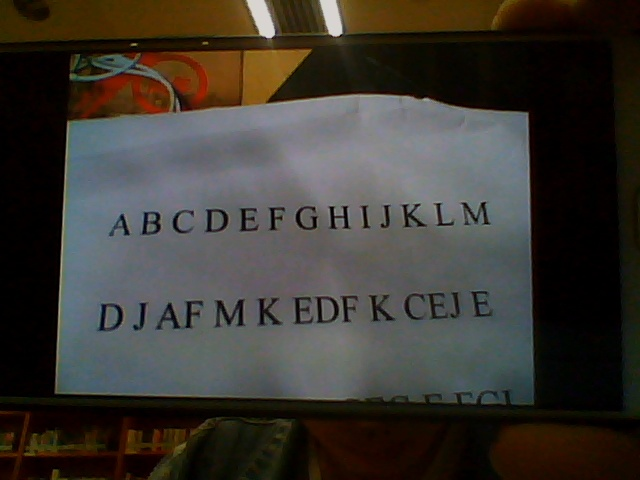
#> input picture 参考资料/2/UPM_v10/mutiabc.jpg, 640 x 480 px
$ python -i pic_cut.py   (imports and definitions only)
#> lines starting #> are read from the running program, lines starting #| are printed output that depends on the picture; after the words box and inside, x2 and y2 are one past the last pixel; in counts of white or black regions, pixels touching at a corner belong together
import cv2
# 腐蚀膨胀所用到的核
kernelX = cv2.getStructuringElement(cv2.MORPH_RECT, (20, 5))
kernelx = cv2.getStructuringElement(cv2.MORPH_RECT, (5, 1))
kernelY = cv2.getStructuringElement(cv2.MORPH_RECT, (5, 20))
kernely = cv2.getStructuringElement(cv2.MORPH_RECT, (1, 5))
kernelL = cv2.getStructuringElement(cv2.MORPH_RECT, (50, 5))
kernels = cv2.getStructuringElement(cv2.MORPH_RECT, (6, 6))
kernelc = cv2.getStructuringElement(cv2.MORPH_RECT, (2, 2))

def cut(img_gray):
    GBlur = cv2.GaussianBlur(img_gray, (3, 3), 0)
    canny = cv2.Canny(GBlur, 50, 150)
    img_de = cv2.dilate(canny, kernelX, iterations=2)
    img_de = cv2.erode(img_de, kernelX, anchor=(-1, -1), iterations=2)
    img_de = cv2.erode(img_de, kernelx, anchor=(-1, -1), iterations=1)
    img_de = cv2.erode(img_de, kernely, anchor=(-1, -1), iterations=1)
    img_de = cv2.erode(img_de, kernelL, anchor=(-1, -1), iterations=2)
    img_de = cv2.dilate(img_de, kernelL, anchor=(-1, -1), iterations=2)
    img_de = cv2.dilate(img_de, kernelX, anchor=(-1, -1), iterations=2)
    img_de = cv2.dilate(img_de, kernels, anchor=(-1, -1), iterations=2)
    img_de = cv2.medianBlur(img_de, 15)
    contours,_= cv2.findContours(img_de.copy(), cv2.RETR_EXTERNAL, cv2.CHAIN_APPROX_SIMPLE)
    # the above function has 3 return values in opencv 3,but has 2 return values in my PC
    # the verson of opencv in PI is opencv3 , my PC's opencv is opencv4
    lpImage = []
    #print(len(contours))
    for c in contours:
        # 边界框
        x, y, w, h = cv2.boundingRect(c)
        im_binary=img_gray[y:y + h, x:x + w]
        im_binary[im_binary > 60] = 255
        im_binary[im_binary <= 60] = 0
            # 腐蚀膨胀的函数是对白色前景黑色背景的图像而言的
            # 我们的图中，字母是黑的而背景是白的，因此要膨胀字母，等价于腐蚀白色背景
            # 因此这里对im_binary进行腐蚀操作
        im_binary = cv2.erode(im_binary, kernelc, iterations=1)
        lpImage.append(im_binary)
    return lpImage,len(lpImage)

>>> import cv2
>>> picture = cv2.imread('mutiabc.jpg', cv2.IMREAD_GRAYSCALE)
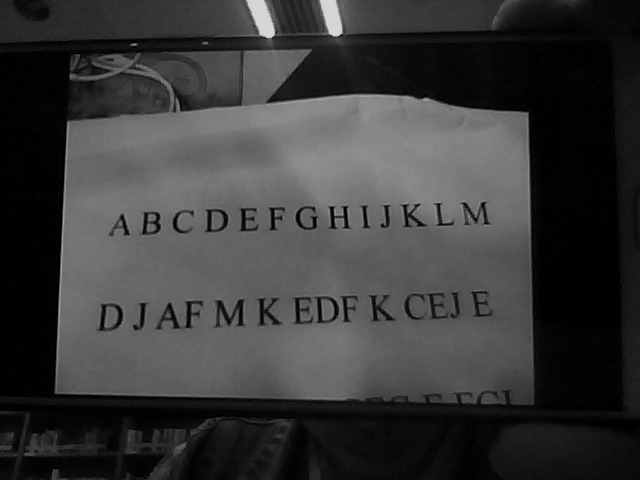
#> picture: shape (480, 640); min 0, max 218, mean 56.9
>>> result = cut(picture)
#> in cut, `canny = cv2.Canny(GBlur, 50, 150)`:
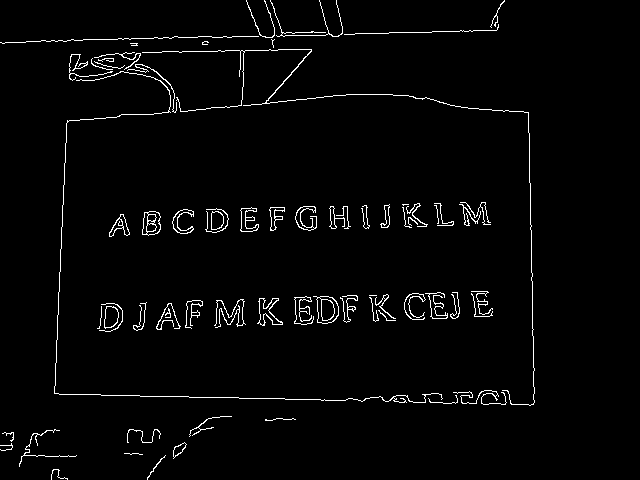
#> canny: shape (480, 640); 2.4% white in thin lines or dots, all inside (x1, y1, x2, y2) = (0, 0, 535, 480)
#> in cut, `img_de = cv2.dilate(canny, kernelX, iterations=2)`:
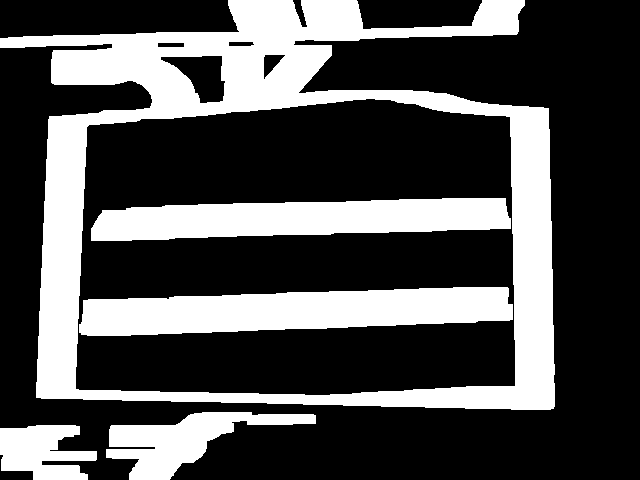
#> img_de: shape (480, 640); 30.8% white; 5 white regions, box (x1, y1, x2, y2) and area: (0, 0, 555, 410) 55895, (79, 287, 513, 336) 15589, (91, 198, 511, 241) 13463, (106, 412, 316, 480) 6001, (0, 425, 97, 480) 3742
#> in cut, `img_de = cv2.erode(img_de, kernelX, anchor=(-1, -1), iterations=2)`: img_de: shape (480, 640); 10.3% white; 7 white regions, largest, box (x1, y1, x2, y2) and area: (99, 291, 495, 332) 10513, (0, 0, 537, 406) 9777, (111, 202, 493, 237) 8773
#> in cut, `img_de = cv2.erode(img_de, kernelx, anchor=(-1, -1), iterations=1)`: img_de: shape (480, 640); 9.5% white; 42 white regions (21 under 20 px), largest, box (x1, y1, x2, y2) and area: (101, 291, 493, 332) 10348, (113, 202, 491, 236) 8634, (30, 0, 389, 113) 4546
#> in cut, `img_de = cv2.erode(img_de, kernely, anchor=(-1, -1), iterations=1)`: img_de: shape (480, 640); 7.1% white; 18 white regions (5 under 20 px), largest, box (x1, y1, x2, y2) and area: (103, 293, 493, 330) 8785, (114, 204, 489, 234) 7124, (73, 40, 161, 79) 1584
#> in cut, `img_de = cv2.erode(img_de, kernelL, anchor=(-1, -1), iterations=2)`: img_de: shape (480, 640); 1.8% white; 2 white regions, box (x1, y1, x2, y2) and area: (155, 301, 440, 322) 3222, (171, 211, 439, 226) 2269
#> in cut, `img_de = cv2.dilate(img_de, kernelL, anchor=(-1, -1), iterations=2)`: img_de: shape (480, 640); 4.9% white; 2 white regions, box (x1, y1, x2, y2) and area: (107, 297, 490, 326) 8344, (123, 207, 489, 230) 6667
#> in cut, `img_de = cv2.dilate(img_de, kernelX, anchor=(-1, -1), iterations=2)`: img_de: shape (480, 640); 7.7% white; 2 white regions, box (x1, y1, x2, y2) and area: (89, 293, 510, 330) 12814, (105, 203, 509, 234) 10773
#> in cut, `img_de = cv2.dilate(img_de, kernels, anchor=(-1, -1), iterations=2)`: img_de: shape (480, 640); 10.7% white; 2 white regions, box (x1, y1, x2, y2) and area: (85, 289, 516, 336) 17494, (101, 199, 515, 240) 15223
#> in cut, `img_de = cv2.medianBlur(img_de, 15)`:
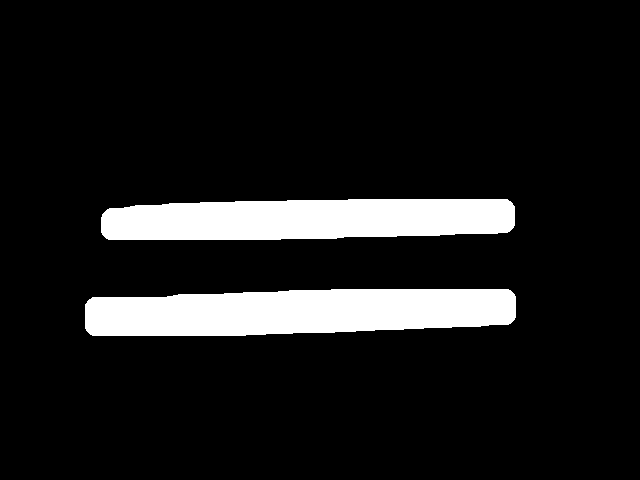
#> img_de: shape (480, 640); 10.6% white; 2 white regions
#> in cut, `contours,_= cv2.findContours(img_de.copy(), cv2.RETR_EXTERNAL, cv2.CHA..`: contours = 2 contours; box (x1, y1, x2, y2) and area: (85, 289, 516, 336) 16950, (101, 199, 515, 240) 14704
#> the loop in cut, `for c in contours:` made 2 passes
#> (x, y, w, h) on passes 1 to 2: (85, 289, 431, 47), (101, 199, 414, 41)
#> pass 1, in cut, `im_binary = cv2.erode(im_binary, kernelc, iterations=1)`:
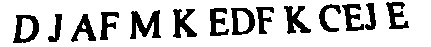
#> im_binary: shape (47, 431); 79.5% white; 14 black regions, largest, box (x1, y1, x2, y2) and area: (130, 10, 161, 39) 475, (13, 15, 39, 43) 371, (173, 9, 197, 38) 366
#> pass 2, in cut, `im_binary = cv2.erode(im_binary, kernelc, iterations=1)`:
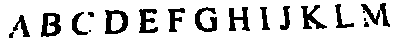
#> im_binary: shape (41, 414); 83% white; 18 black regions (2 under 20 px), largest, box (x1, y1, x2, y2) and area: (105, 10, 128, 34) 305, (41, 13, 61, 37) 300, (195, 7, 217, 32) 274
#> after the loop in cut, `for c in contours:`: lpImage = 2 items
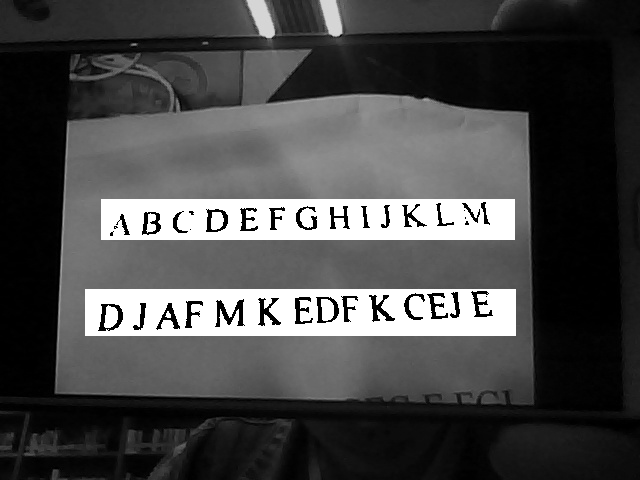
#> picture: shape (480, 640); 12.1% of pixels changed, all inside (x1, y1, x2, y2) = (85, 199, 516, 336)
